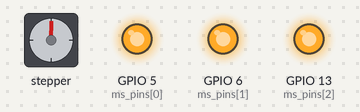
The program below on a simulated Raspberry Pi (BCM pin numbers). Shown: stepper motor, output pins drawn as LEDs (lit = HIGH). The stepper is drawn at 200 steps a turn; pins used as bus, display or sensor lines are not drawn.

Above: at 0.15 s.
At 10.05 s:
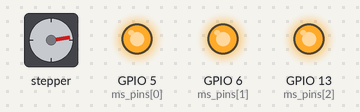
At 19.77 s:
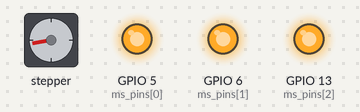
At 39.59 s:
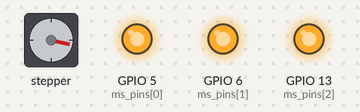
Timing chart, 0 to 40.0 s (numbered marks = the images above):
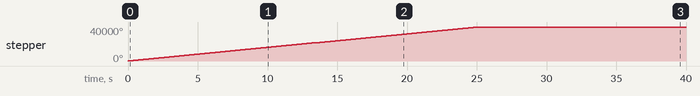

The program:

a4988_driver_gpiozero.py
```python
'''
A4988 datasheet:
http://www.allegromicro.com/~/media/Files/Datasheets/A4988-Datasheet.ashx

microstepping:
https://i.stack.imgur.com/vN7JL.png
'''

from gpiozero import OutputDevice       # type: ignore
import time


class A4988:
    def __init__(self, dir_pin, step_pin, ms_pins, delay=0.0001, step_angle=1.8, microsteps=16, gear_ratio=1.0):
        self.dir_pin = OutputDevice(dir_pin)

        self.step_pin = OutputDevice(step_pin)

        self.ms_pins = [OutputDevice(pin) for pin in ms_pins]

        self.step_angle = step_angle
        self.microsteps = microsteps
        self.gear_ratio = gear_ratio
        self.delay = delay

        self.step_modes = {1: [False, False, False],
                           2: [True, False, False],
                           4: [False, True, False],
                           8: [True, True, False],
                           16: [True, True, True]}

        if self.microsteps in self.step_modes:
            for pin, state in zip(self.ms_pins, self.step_modes[self.microsteps]):
                pin.value = state

    def set_direction(self, direction):
        self.dir_pin.value = direction

    def step(self):
        self.step_pin.on()
        time.sleep(0.0001)
        self.step_pin.off()
        time.sleep(self.delay)

    def move_steps(self, steps):
        direction = steps > 0
        steps = abs(int(steps))

        self.set_direction(direction)
        for _ in range(steps):
            self.step()

    def move_angle(self, angle):
        steps = int((angle / self.step_angle) * self.microsteps * self.gear_ratio)
        self.move_steps(steps)


if __name__ == "__main__":
    dir_pin = 26
    step_pin = 19
    ms_pins = [5, 6, 13]
    gear_ratio = 1 + 38/14

    driver = A4988(dir_pin, step_pin, ms_pins, delay=0.001, step_angle=1.8, microsteps=16, gear_ratio=gear_ratio)

    while True:
        driver.move_angle(360)
        time.sleep(0.2)

        # driver.move_angle(-360)
        # time.sleep(0.2)
```

Measured:
- by itself, stepper: turns 40000° clockwise in 25.1 s
